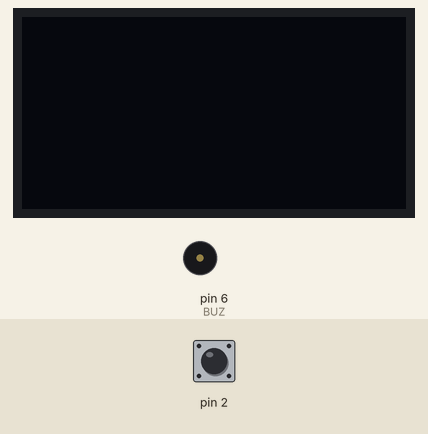
Bench run of a sketch on a simulated Arduino Uno, built for the host (arithmetic inside an expression is 32-bit, double 64-bit). On the bench: 128×64 one-colour display, buzzer (waves = sounding). The inputs (shaded band) are chosen by the test bench; at power-on: pin 2 HIGH. The OLED is the two-colour kind (top 16 rows yellow).

Above: at 1.2 s.
1.3 s: pin 2 pulled LOW for 0.15 s
At 4.1 s:
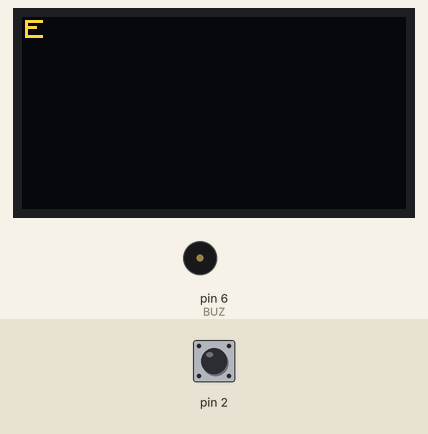
4.4 s: pin 2 pulled LOW for 1 s
At 4.9 s:
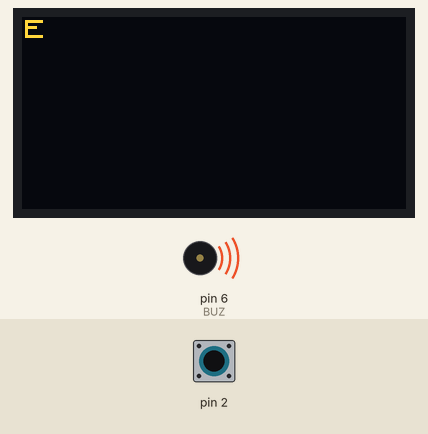
6.0 s: pin 2 pulled LOW for 0.15 s
At 8.8 s:
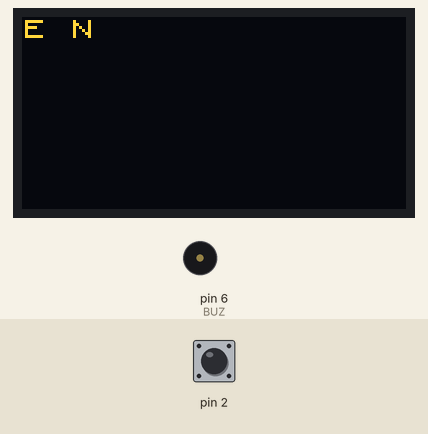
9.1 s: pin 2 pulled LOW for 3.2 s
At 9.7 s:
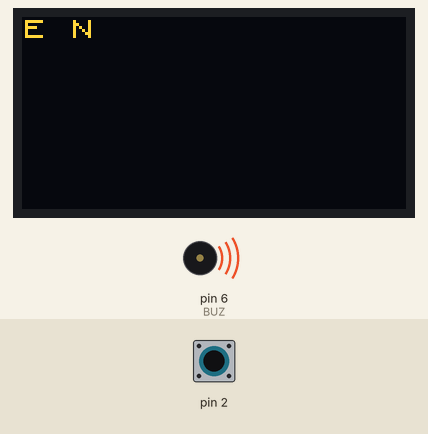
12.9 s: pin 2 pulled LOW for 1 s
At 14.3 s:
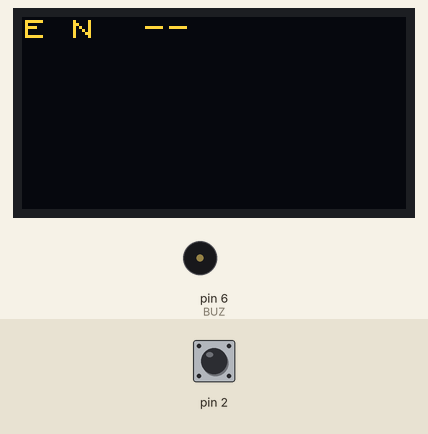
14.5 s: pin 2 pulled LOW for 0.15 s
At 16.9 s:
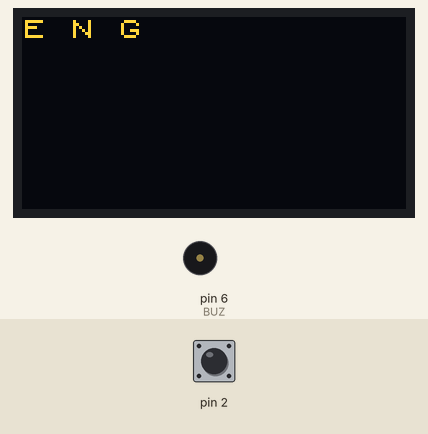
Timing chart, 0 to 18.4 s (numbered marks = the images above; inputs shaded):
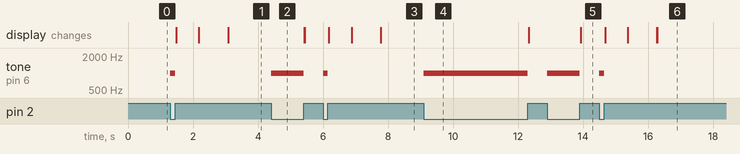

Measured:
- after the input at 1.3 s, tone on pin 6 (BUZ): silent → 1000 Hz at once, → silent 0.15 s later; the display: first changes after 0.18 s (image 1 shows a later state)
- after the input at 4.4 s, tone on pin 6 (BUZ): silent → 1000 Hz at once, → silent 1.0 s later
- after the input at 6.0 s, tone on pin 6 (BUZ): silent → 1000 Hz at once, → silent 0.15 s later
- after the input at 9.1 s, tone on pin 6 (BUZ): silent → 1000 Hz at once, → silent 3.2 s later
- after the input at 12.9 s, tone on pin 6 (BUZ): silent → 1000 Hz at once, → silent 1.0 s later
- after the input at 14.5 s, tone on pin 6 (BUZ): silent → 1000 Hz at once, → silent 0.15 s later

The sketch:

morsey.ino
```cpp
// libraries
#include <U8x8lib.h>

//define the pins
#define BTN PA2
#define BUZ PD6

U8X8_SSD1306_128X64_NONAME_HW_I2C oled(U8X8_PIN_NONE);

//timings
const int DOT = 250;       //short tap = dot, longer = dash
const int LGAP = 700;      //gap this long = end of letter
const int WGAP = 1600;     // word gap
const long SLEEP = 30000;  // turns screen off

// morse code lookup table
const char* M[]={".-","-...","-.-.","-..",".","..-.","--.","....","..",".---","-.-",".-..","--","-.","---",".--.","--.-",".-.","...","-","..-","...-",".--","-..-","-.--","--..","-----",".----","..---","...--","....-",".....","-....","--...","---..","----."};
const char* K="ABCDEFGHIJKLMNOPQRSTUVWXYZ0123456789";

//variables
String sym, text;
unsigned long t, last;
bool down, awake=true, skip;

//turn dots dashes into actual letters
char decode(String s){ for(int i=0;i<36;i++) if(s==M[i]) return K[i]; return '?'; }

//display onto screen and redraw
void draw(){ oled.clear(); oled.print(text); if(sym.length()){oled.print(' ');oled.print(sym);} }

//setup runs once
void setup(){
  pinMode(BTN,INPUT_PULLUP);
  pinMode(BUZ,OUTPUT);
  oled.begin();
  oled.setFont(u8x8_font_chroma48medium8_r);
  last=millis(); draw();
}

void loop(){
  bool d=!digitalRead(BTN);   //pressed = true
  unsigned long now=millis();

  // sleep mode, wait for a press to wake
  if(!awake){ if(d){ skip=true; oled.setPowerSave(0); awake=true; last=now; draw(); } return; }

  //press logic
  if(d && !down){ down=true; t=now; tone(BUZ,1000); }   //pressed down
  if(!d && down){                                       //let go
    down=false; noTone(BUZ);
    if(skip) skip=false;                          //that press just woke it
    else if(now-t>20) sym+=(now-t<DOT)?'.':'-';   //dot or dash
    last=now; draw();
  }

  //end of letter
  if(!d && sym.length() && now-last>LGAP){ text+=decode(sym); sym=""; draw(); }

  //word space
  if(!d && sym=="" && text!="" && now-last>WGAP && text[text.length()-1]!=' '){ text+=' '; draw(); }

  //screen off when idle
  if(!d && sym=="" && now-last>SLEEP){ oled.setPowerSave(1); awake=false; }
}
```
